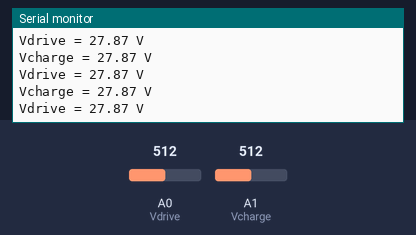
A sketch run on a simulated Arduino Uno, built with avr-gcc and run on an emulated ATmega328P. Parts: the last lines printed to the serial monitor. The test bench sets the inputs (shaded band); at power-on: A0 (Vdrive) = 512, A1 (Vcharge) = 512.

Above: at 5.7 s.
5.8 s: A0 (Vdrive) set to 197
At 5.87 s:
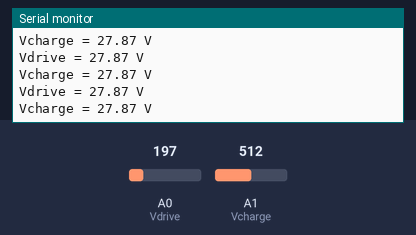
7.3 s: A0 (Vdrive) set to 176
At 7.32 s:
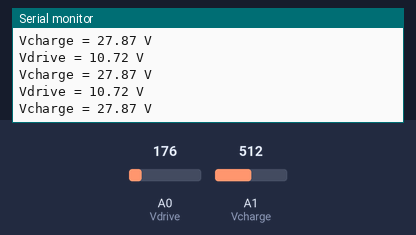
8.8 s: A1 (Vcharge) set to 200
At 8.86 s:
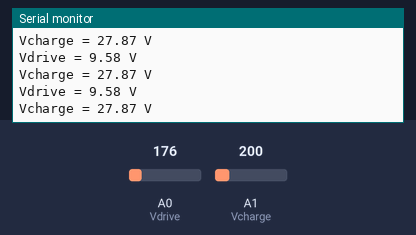
11.8 s: A1 (Vcharge) set to 167
At 11.86 s:
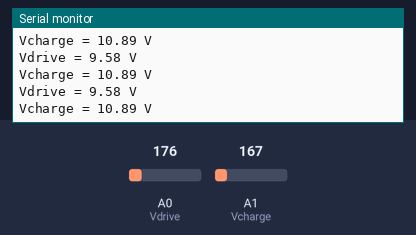
Timing chart, 0 to 14.8 s (numbered marks = the images above; inputs shaded):
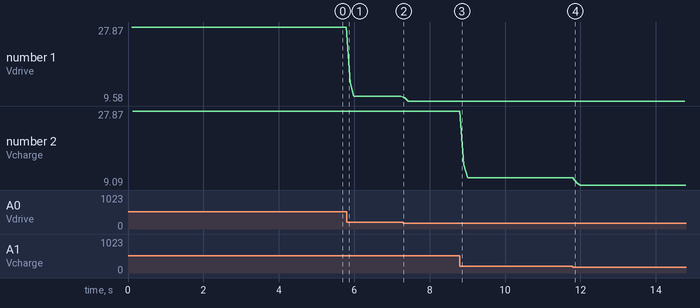

Measured:
- plotted number 1: 27.87 → 10.72 after the input at 5.8 s, 10.72 → 9.58 after the input at 7.3 s
- plotted number 2: 27.87 → 10.89 after the input at 8.8 s, 10.89 → 9.09 after the input at 11.8 s

The sketch:

Double_Voltimeter.ino
```cpp
/*--------------------------------------------------------------
  Program:      volt_measure

  Description:  Reads value on analog input A2 and calculates
                the voltage assuming that a voltage divider
                network on the pin divides by 11.

  Hardware:     Arduino Uno with voltage divider on A2.

  Software:     Developed using Arduino 1.0.5 software
                Should be compatible with Arduino 1.0 +

  Date:         22 May 2013

  Author:       W.A. Smith, http://startingelectronics.org
--------------------------------------------------------------*/

// number of analog samples to take per reading
#define NUM_SAMPLES 10

const int Vdrive = A0;
const int Vcharge = A1;


int sum1 = 0;                    // sum of samples taken
int sum2 = 0;

unsigned char sample_count = 0; // current sample number
float Vin = 0.0;            // calculated voltage
float Vout = 0.0;

void setup()
{
    Serial.begin(9600);
}

void loop()
{
    // take a number of analog samples and add them up
    while (sample_count < NUM_SAMPLES) {
        sum1 += analogRead(Vdrive);
        sum2 += analogRead(Vcharge);
        sample_count++;
        delay(10);
    }
    // calculate the voltage
    // use 5.0 for a 5.0V ADC reference voltage
    // 4.55V is the calibrated reference voltage
    Vin = ((float)sum1 / (float)NUM_SAMPLES * 4.55) / 1024.0;
    Vout = ((float)sum2 / (float)NUM_SAMPLES * 4.55) / 1024.0;

    // send voltage for display on Serial Monitor
    // voltage multiplied by 11 when using voltage divider that
    // divides by 11. 11.132 is the calibrated voltage divide
    // value
    Serial.print("Vdrive = "); Serial.print(Vin * 12.25);
    Serial.println (" V");
    Serial.print("Vcharge = "); Serial.print(Vout * 12.25);
    Serial.println (" V");
    sample_count = 0;
    sum1 = 0;
    sum2 = 0;
}
```
